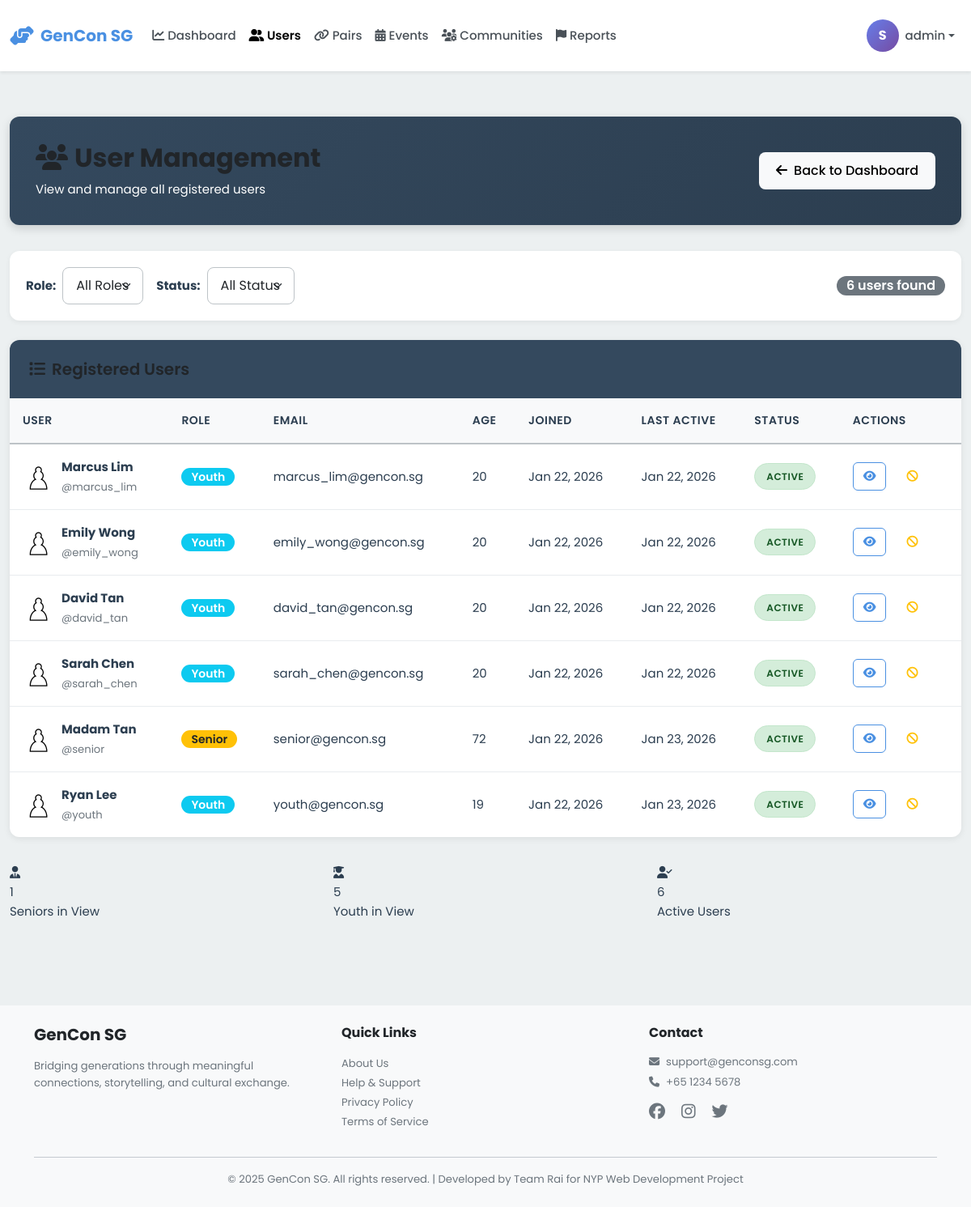
Page /admin/users (signed in) on the committed database.
### models.py (models this page shows, shortened)
class User(db.Model):
    __tablename__ = 'users'
    id = db.Column(db.Integer, primary_key=True)
    username = db.Column(db.String(80), unique=True, nullable=False, index=True)
    password_hash = db.Column(db.String(255), nullable=False)
    email = db.Column(db.String(120), unique=True, nullable=False, index=True)
    full_name = db.Column(db.String(120), nullable=False)
    phone = db.Column(db.String(20))
    age = db.Column(db.Integer, nullable=False)
    bio = db.Column(db.Text)  # User biography
    school = db.Column(db.String(255))  # School or organization for youth
    role = db.Column(db.String(20), nullable=False)  # 'senior', 'youth', or 'admin'
    profile_picture = db.Column(db.String(255), default='default-avatar.png')
    disable_reason = db.Column(db.Text)
    interests_json = db.Column(db.Text)  # Stores interests as JSON array
    languages_json = db.Column(db.Text)  # Stores languages as JSON array
    accessibility_settings_json = db.Column(db.Text)  # Stores settings as JSON object
    created_at = db.Column(db.DateTime, default=datetime.utcnow, nullable=False)
    last_active = db.Column(db.DateTime, default=datetime.utcnow, nullable=False)
    is_active = db.Column(db.Boolean, default=True)
    stories = db.relationship('Story', back_populates='user', lazy='dynamic')
    sent_messages = db.relationship('Message', foreign_keys='Message.sender_id',
                                   back_populates='sender', lazy='dynamic')
    received_messages = db.relationship('Message', foreign_keys='Message.recipient_id',
                                       back_populates='recipient', lazy='dynamic')
    senior_pairs = db.relationship('Pair', foreign_keys='Pair.senior_id',
                                   back_populates='senior', lazy='dynamic')
    youth_pairs = db.relationship('Pair', foreign_keys='Pair.youth_id',
                                 back_populates='youth', lazy='dynamic')
    streak = db.relationship('Streak', back_populates='user', uselist=False)
    badges = db.relationship('Badge', back_populates='user', lazy='dynamic')
    checkins = db.relationship('Checkin', back_populates='user', lazy='dynamic')
    @property
    def interests(self):
        """Get interests as Python list from JSON string."""
        if self.interests_json:
            return json.loads(self.interests_json)
        return []
    @interests.setter
    def interests(self, value):
        """Set interests from Python list, store as JSON string."""
        self.interests_json = json.dumps(value)
    @property
    def languages(self):
        """Get languages as Python list from JSON string."""
        if self.languages_json:
            return json.loads(self.languages_json)
        return []
    @languages.setter
    def languages(self, value):
        """Set languages from Python list, store as JSON string."""
        self.languages_json = json.dumps(value)
    @property
    def accessibility_settings(self):
        """Get accessibility settings as Python dict from JSON string."""
        if self.accessibility_settings_json:
            return json.loads(self.accessibility_settings_json)
        return {}

### blueprints/admin.py (the view)
@admin_bp.route('/users')
@admin_required
def users():
    role_filter = request.args.get('role', 'all')
    status_filter = request.args.get('status', 'all')
    query = User.query.filter(User.role != 'admin')
    if role_filter != 'all':
        query = query.filter_by(role=role_filter)
    if status_filter == 'active':
        query = query.filter_by(is_active=True)
    elif status_filter == 'inactive':
        query = query.filter_by(is_active=False)
    users = query.order_by(User.created_at.desc()).all()
    return render_template('admin/users.html',
                         users=users,
                         role_filter=role_filter,
                         status_filter=status_filter)

### templates/admin/users.html (shortened to what this page needs)
{% extends "base.html" %}
{% block extra_css %}
<link rel="stylesheet" href="{{ url_for('static', filename='css/admin.css') }}">
{% endblock %}
{% block content %}
<div class="container-fluid py-4">
    <div class="admin-header">
        <div class="d-flex justify-content-between align-items-center">
            <div>
                <h1><i class="fas fa-users me-2"></i>User Management</h1>
                <p class="mb-0">View and manage all registered users</p>
            </div>
            <a href="{{ url_for('admin.dashboard') }}" class="btn btn-light">
                <i class="fas fa-arrow-left me-2"></i>Back to Dashboard
            </a>
        </div>
    </div>
    <div class="filter-bar">
        <form method="GET" class="d-flex gap-3 flex-wrap align-items-center w-100">
            <div class="d-flex align-items-center gap-2">
                <label for="role" class="fw-bold text-nowrap">Role:</label>
                <select name="role" id="role" class="form-select" onchange="this.form.submit()">
                    <option value="all" {% if role_filter == 'all' %}selected{% endif %}>All Roles</option>
                </select>
            </div>
            <div class="d-flex align-items-center gap-2">
                <label for="status" class="fw-bold text-nowrap">Status:</label>
                <select name="status" id="status" class="form-select" onchange="this.form.submit()">
                    <option value="all" {% if status_filter == 'all' %}selected{% endif %}>All Status</option>
                </select>
            </div>
            <div class="ms-auto">
                <span class="badge bg-secondary fs-6">{{ users|length }} users found</span>
            </div>
        </form>
    </div>
    <div class="data-table-container">
        <div class="table-header">
            <h3><i class="fas fa-list me-2"></i>Registered Users</h3>
        </div>
        {% if users %}
        <table class="data-table">
            <thead>
                <tr>
                    <th>User</th>
                    <th>Role</th>
                    <th>Email</th>
                    <th>Age</th>
                    <th>Joined</th>
                    <th>Last Active</th>
                    <th>Status</th>
                    <th>Actions</th>
                </tr>
            </thead>
            <tbody>
                {% for user in users %}
                <tr>
                    <td>
                        <div class="d-flex align-items-center gap-2">
                            <img src="{{ url_for('static', filename='images/' + (user.profile_picture or 'default-avatar.png')) }}"
                                 alt="Avatar"
                                 class="rounded-circle"
                                 style="width: 40px; height: 40px; object-fit: cover;"
                                 onerror="this.src='https://ui-avatars.com/api/?name={{ user.full_name }}&background=random'">
                            <div>
                                <div class="fw-bold">{{ user.full_name }}</div>
                                <small class="text-muted">@{{ user.username }}</small>
                            </div>
                        </div>
                    </td>
                    <td>
                        <span class="badge {% if user.role == 'senior' %}bg-warning text-dark{% else %}bg-info{% endif %}">
                            {{ user.role|capitalize }}
                        </span>
                    </td>
                    <td>{{ user.email }}</td>
                    <td>{{ user.age }}</td>
                    <td>{{ user.created_at|format_date('%b %d, %Y') }}</td>
                    <td>{{ user.last_active|format_date('%b %d, %Y') }}</td>
                    <td>
                        {% if user.is_active %}
                        <span class="status-badge active">Active</span>
                        {% else %}
                        <span class="status-badge inactive">Inactive</span>
                        {% endif %}
                    </td>
                    <td>
                        <div class="d-flex gap-1">
                            <a href="{{ url_for('admin.user_detail', user_id=user.id) }}"
                               class="btn btn-sm btn-outline-primary table-action-btn"
                               title="View Details">
                                <i class="fas fa-eye"></i>
                            </a>
                            <form action="{{ url_for('admin.toggle_user_status', user_id=user.id) }}" method="POST" class="d-inline">
                                <button type="submit" class="btn btn-sm btn-outline-warning table-action-btn"
                                        title="{{ 'Deactivate' if user.is_active else 'Activate' }} User">
                                    <i class="fas {{ 'fa-ban' if user.is_active else 'fa-check' }}"></i>
                                </button>
                            </form>
                        </div>
                    </td>
                </tr>
                {% endfor %}
            </tbody>
        </table>
        {% else %}
        <div class="text-center py-5">
            <i class="fas fa-users fa-3x text-muted mb-3"></i>
            <h5 class="text-muted">No users found</h5>
            <p class="text-muted">Try adjusting your filters</p>
        </div>
        {% endif %}
    </div>
    <div class="row mt-4">
        <div class="col-md-4">
            <div class="stat-card seniors">
                <div class="stat-icon"><i class="fas fa-user-tie"></i></div>
                <div class="stat-value">{{ users|selectattr('role', 'equalto', 'senior')|list|length }}</div>
                <div class="stat-label">Seniors in View</div>
            </div>
        </div>
        <div class="col-md-4">
            <div class="stat-card youth">
                <div class="stat-icon"><i class="fas fa-user-graduate"></i></div>
                <div class="stat-value">{{ users|selectattr('role', 'equalto', 'youth')|list|length }}</div>
                <div class="stat-label">Youth in View</div>
            </div>
        </div>
        <div class="col-md-4">
            <div class="stat-card">
                <div class="stat-icon"><i class="fas fa-user-check"></i></div>
                <div class="stat-value">{{ users|selectattr('is_active')|list|length }}</div>
                <div class="stat-label">Active Users</div>
            </div>
        </div>
    </div>
</div>
{% endblock %}

### rows in the picture
User: profile_picture (placeholder picture), full_name "Marcus Lim", username "marcus_lim", role "Youth", email "marcus_lim@gencon.sg", age "20", created_at "Jan 22, 2026", last_active "Jan 22, 2026", is_active "ACTIVE"
User: profile_picture (placeholder picture), full_name "Emily Wong", username "emily_wong", role "Youth", email "emily_wong@gencon.sg", age "20", created_at "Jan 22, 2026", last_active "Jan 22, 2026", is_active "ACTIVE"
User: profile_picture (placeholder picture), full_name "David Tan", username "david_tan", role "Youth", email "david_tan@gencon.sg", age "20", created_at "Jan 22, 2026", last_active "Jan 22, 2026", is_active "ACTIVE"
User: profile_picture (placeholder picture), full_name "Sarah Chen", username "sarah_chen", role "Youth", email "sarah_chen@gencon.sg", age "20", created_at "Jan 22, 2026", last_active "Jan 22, 2026", is_active "ACTIVE"
User: profile_picture (placeholder picture), full_name "Madam Tan", username "senior", role "Senior", email "senior@gencon.sg", age "72", created_at "Jan 22, 2026", last_active "Jan 23, 2026", is_active "ACTIVE"
User: profile_picture (placeholder picture), full_name "Ryan Lee", username "youth", role "Youth", email "youth@gencon.sg", age "19", created_at "Jan 22, 2026", last_active "Jan 23, 2026", is_active "ACTIVE"

### other values in the picture
{{ session.get('full_name', 'U')[0] | upper }} "S"
{{ session.username }} "admin"
{{ users|length }} "6"
{{ users|selectattr('role', 'equalto', 'senior')|list|length }} "1"
{{ users|selectattr('role', 'equalto', 'youth')|list|length }} "5"
{{ users|selectattr('is_active')|list|length }} "6"
